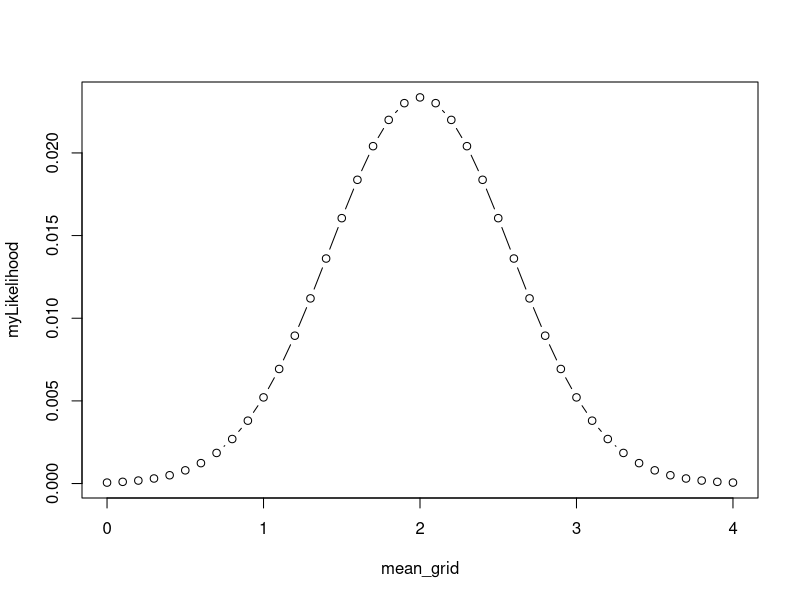

Write the R code that produced this figure. (Note: this script raises an error after producing the figure.)
dat <- c(1,2,3)
rbind(
  prod( dnorm( dat, mean=1.5, sd=1 ) ),
  prod( dnorm( dat, mean=2, sd=1 ) ),
  prod( dnorm( dat, mean=2.5, sd=1 ) )
)

dat <- c(1,2,3)
mean_grid <- seq(0, 4, by=0.1) ## values of the mean to check the likelihood at
myLikelihood <- rep(0, length(mean_grid) )
for( i in seq_along( myLikelihood ) ) {
  myLikelihood[i] <- prod( dnorm( dat, mean = mean_grid[i], sd=1 ) )
}
plot( myLikelihood ~ mean_grid, type="b" )

#Suppose we flip a biased coin that comes up heads 25% of the time. 
#If it's heads, we draw from a Normal distribution with mean 1, standard deviation 1. 
#If it's tails, we draw from a Normal distribution with mean 7, standard deviation 1. We repeat this process 1000 times.
set.seed(123)
tau_1_true <- 0.25
x <- y <- rep(0,1000)
for( i in 1:1000 ) {
  if( runif(1) < tau_1_true ) {
    x[i] <- rnorm(1, mean=1)
    y[i] <- "heads"
  } else {
    x[i] <- rnorm(1, mean=7)
    y[i] <- "tails"
  }
}

densityPlot( ~x)

tau_1 <- 0.5 ## our initial believed proportion from dist. 1, chosen arbitrarily
tau_2 <- 0.5 ## our initial believed proportion from dist. 2, chosen arbitrarily

T_1 <- tau_1 * dnorm( x[1], mean=0 )
T_2 <- tau_2 * dnorm( x[1], mean=1 )

print(T_1)
T_1 <- tau_1 * dnorm( x, mean=0 )
T_2 <- tau_2 * dnorm( x, mean=1 )

head( T_1 / (T_1 + T_2) )

P_1 <- T_1 / (T_1 + T_2)
P_2 <- T_2 / (T_1 + T_2)

mu_1 <- sum( P_1 * x ) / sum(P_1)
mu_2 <- sum( P_2 * x ) / sum(P_2)

c(mu_1, mu_2)

## set the initial guesses for the distribution parameters
mu_1 <- 0
mu_2 <- 1

## as well as the latent variable parameters
tau_1 <- 0.5
tau_2 <- 0.5

for( i in 1:10 ) {
  
  ## Given the observed data, as well as the distribution parameters,
  ## what are the latent variables?
  
  T_1 <- tau_1 * dnorm( x, mu_1 )
  T_2 <- tau_2 * dnorm( x, mu_2 )
  
  P_1 <- T_1 / (T_1 + T_2)
  P_2 <- T_2 / (T_1 + T_2) ## note: P_2 = 1 - P_1
  
  tau_1 <- mean(P_1)
  tau_2 <- mean(P_2)
  
  ## Given the observed data, as well as the latent variables,
  ## what are the population parameters?
  
  mu_1 <- sum( P_1 * x ) / sum(P_1)
  mu_2 <- sum( P_2 * x ) / sum(P_2)
  
  ## print the current estimates
  
  print( c(mu_1, mu_2, mean(P_1)) )
  
}
require(mixtools)
myEM <- normalmixEM( x, mu = c(0,1), sigma=c(1,1), sd.constr=c(1,1) )
myEM$mu
myEM$lambda
